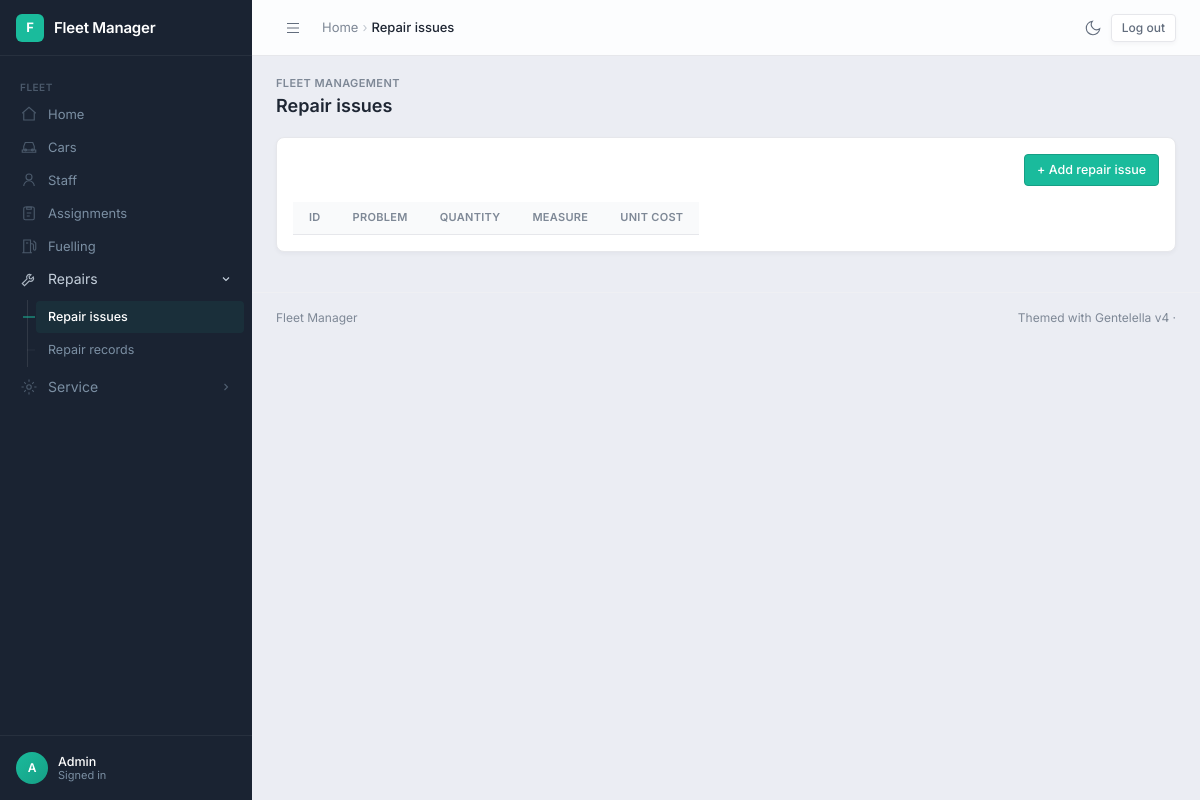
Before: /repairissues/ (signed in) with the older database file.
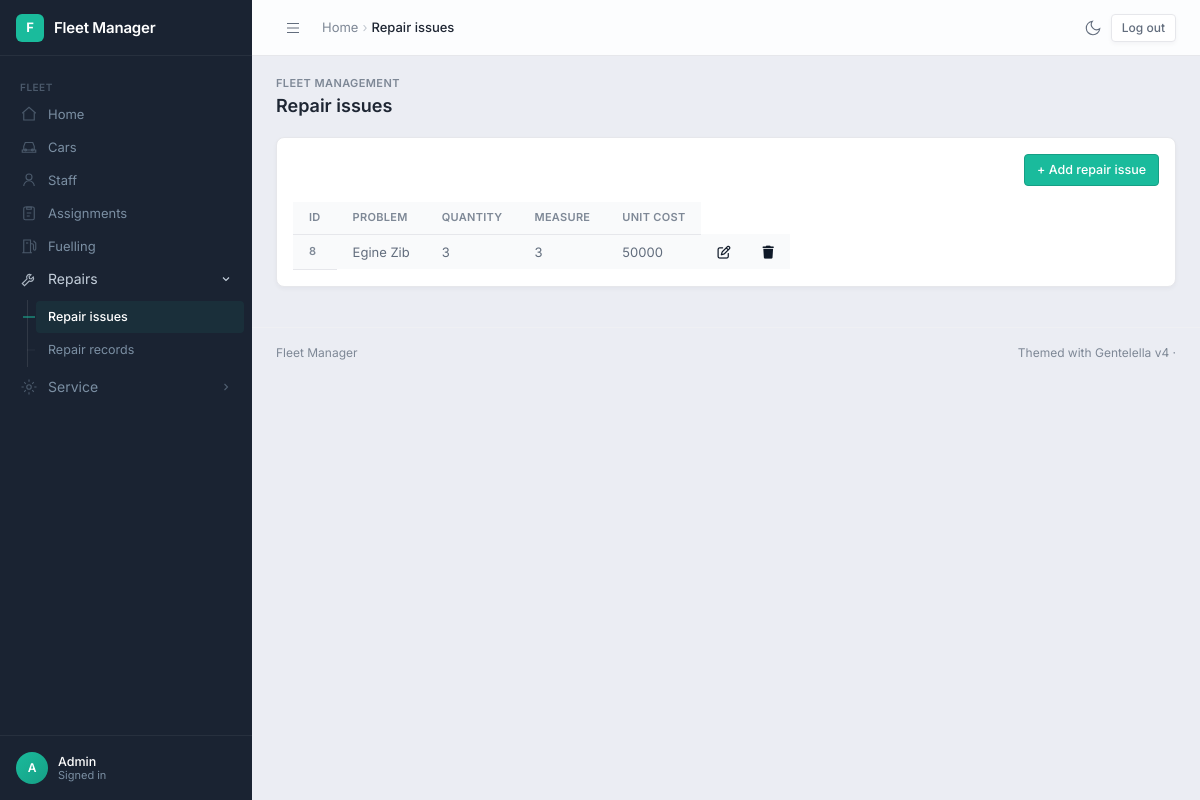
After: the same page with the newer database file.
### fleetmanagement/models.py (models this page shows, shortened)
class Repair_issues(models.Model):
    problem = models.CharField(max_length=20)
    quantity = models.IntegerField()
    measure = models.IntegerField()
    unit_cost = models.IntegerField()

### fleetmanagement/views.py (the view)
# urls.py: path('repairissues/', repair_issues_form, name='repair_issues_page'),
@login_required
def repair_issues_form(request):
    message = ''
    if request.method == "POST":
        repairissuesform = Repair_issuesForm(request.POST)
        if repairissuesform.is_valid():
            repairissuesform.save()
            return redirect('repair_issues_page')
    else:
        repairissuesform = Repair_issuesForm()
    repairissues = Repair_issues.objects.all()
    context = {
        'form' : repairissuesform,
        'msg' : message,
        'repairissues' : repairissues
    }
    return render(request, 'repairissues.html', context)

### fleetmanagement/templates/repairissues.html
{% extends './home.html' %}
{% load crispy_forms_tags %}
{% block content %}
    {% include 'add_form.html' with title='Add repair issue' %}
    <table class="table table-striped">
            <thead>
                <tr>
                    <th scope="col">Id</th>
                    <th scope="col">Problem</th>
                    <th scope="col">Quantity</th>
                    <th scope="col">Measure</th>
                    <th scope="col">Unit Cost</th>
                </tr>
            </thead>
            <tbody>
                {% for repairissue in repairissues %}
                    <tr>
                        <th scope="row">{{repairissue.id}}</th>
                        <td>{{repairissue.problem}}</td>
                        <td>{{repairissue.quantity}}</td>
                        <td>{{repairissue.measure}}</td>
                        <td>{{repairissue.unit_cost}}</td>
                        <td><a href="{% url 'edit_repair_issues_page' repairissue.id %}"><i class="fa-regular fa-pen-to-square" style="color: rgb(15, 25, 40);"></i></a></td>
                        <td><a href="{% url 'delete_repair_issues_page' repairissue.id %}"><i class="fa-solid fa-trash" style="color: rgb(15, 25, 40);"></i></a></td>
                    </tr>
                {% endfor %}
            </tbody>
        </table>
{% endblock content %}

Changed rows visible on the page:
added Repair_issues: id "8", problem "Egine Zib", quantity "3", measure "3", unit_cost "50000"
